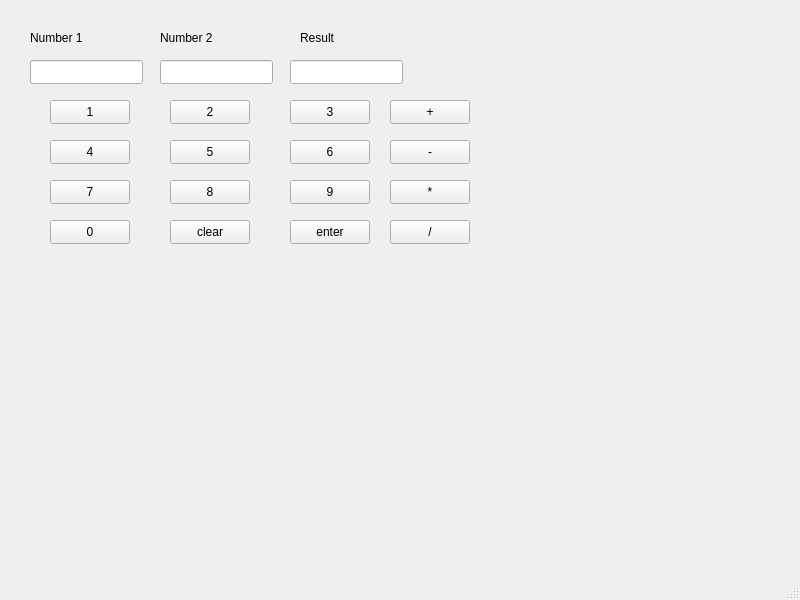
<?xml version="1.0" encoding="UTF-8"?>
<ui version="4.0">
 <class>MainWindow</class>
 <widget class="QMainWindow" name="MainWindow">
  <property name="geometry">
   <rect>
    <x>0</x>
    <y>0</y>
    <width>800</width>
    <height>600</height>
   </rect>
  </property>
  <property name="windowTitle">
   <string>MainWindow</string>
  </property>
  <widget class="QWidget" name="centralwidget">
   <widget class="QLabel" name="label">
    <property name="geometry">
     <rect>
      <x>30</x>
      <y>30</y>
      <width>61</width>
      <height>16</height>
     </rect>
    </property>
    <property name="text">
     <string>Number 1</string>
    </property>
   </widget>
   <widget class="QLabel" name="label_2">
    <property name="geometry">
     <rect>
      <x>160</x>
      <y>30</y>
      <width>61</width>
      <height>16</height>
     </rect>
    </property>
    <property name="text">
     <string>Number 2</string>
    </property>
   </widget>
   <widget class="QLabel" name="label_3">
    <property name="geometry">
     <rect>
      <x>300</x>
      <y>30</y>
      <width>71</width>
      <height>16</height>
     </rect>
    </property>
    <property name="text">
     <string>Result</string>
    </property>
   </widget>
   <widget class="QLineEdit" name="num1">
    <property name="geometry">
     <rect>
      <x>30</x>
      <y>60</y>
      <width>113</width>
      <height>24</height>
     </rect>
    </property>
   </widget>
   <widget class="QLineEdit" name="num2">
    <property name="geometry">
     <rect>
      <x>160</x>
      <y>60</y>
      <width>113</width>
      <height>24</height>
     </rect>
    </property>
   </widget>
   <widget class="QLineEdit" name="result">
    <property name="geometry">
     <rect>
      <x>290</x>
      <y>60</y>
      <width>113</width>
      <height>24</height>
     </rect>
    </property>
   </widget>
   <widget class="QPushButton" name="N1">
    <property name="geometry">
     <rect>
      <x>50</x>
      <y>100</y>
      <width>80</width>
      <height>24</height>
     </rect>
    </property>
    <property name="text">
     <string>1</string>
    </property>
   </widget>
   <widget class="QPushButton" name="N2">
    <property name="geometry">
     <rect>
      <x>170</x>
      <y>100</y>
      <width>80</width>
      <height>24</height>
     </rect>
    </property>
    <property name="text">
     <string>2</string>
    </property>
   </widget>
   <widget class="QPushButton" name="N3">
    <property name="geometry">
     <rect>
      <x>290</x>
      <y>100</y>
      <width>80</width>
      <height>24</height>
     </rect>
    </property>
    <property name="text">
     <string>3</string>
    </property>
   </widget>
   <widget class="QPushButton" name="N4">
    <property name="geometry">
     <rect>
      <x>50</x>
      <y>140</y>
      <width>80</width>
      <height>24</height>
     </rect>
    </property>
    <property name="text">
     <string>4</string>
    </property>
   </widget>
   <widget class="QPushButton" name="N5">
    <property name="geometry">
     <rect>
      <x>170</x>
      <y>140</y>
      <width>80</width>
      <height>24</height>
     </rect>
    </property>
    <property name="text">
     <string>5</string>
    </property>
   </widget>
   <widget class="QPushButton" name="N6">
    <property name="geometry">
     <rect>
      <x>290</x>
      <y>140</y>
      <width>80</width>
      <height>24</height>
     </rect>
    </property>
    <property name="text">
     <string>6</string>
    </property>
   </widget>
   <widget class="QPushButton" name="N7">
    <property name="geometry">
     <rect>
      <x>50</x>
      <y>180</y>
      <width>80</width>
      <height>24</height>
     </rect>
    </property>
    <property name="text">
     <string>7</string>
    </property>
   </widget>
   <widget class="QPushButton" name="N8">
    <property name="geometry">
     <rect>
      <x>170</x>
      <y>180</y>
      <width>80</width>
      <height>24</height>
     </rect>
    </property>
    <property name="text">
     <string>8</string>
    </property>
   </widget>
   <widget class="QPushButton" name="N9">
    <property name="geometry">
     <rect>
      <x>290</x>
      <y>180</y>
      <width>80</width>
      <height>24</height>
     </rect>
    </property>
    <property name="text">
     <string>9</string>
    </property>
   </widget>
   <widget class="QPushButton" name="N0">
    <property name="geometry">
     <rect>
      <x>50</x>
      <y>220</y>
      <width>80</width>
      <height>24</height>
     </rect>
    </property>
    <property name="text">
     <string>0</string>
    </property>
   </widget>
   <widget class="QPushButton" name="clear">
    <property name="geometry">
     <rect>
      <x>170</x>
      <y>220</y>
      <width>80</width>
      <height>24</height>
     </rect>
    </property>
    <property name="text">
     <string>clear</string>
    </property>
   </widget>
   <widget class="QPushButton" name="enter">
    <property name="geometry">
     <rect>
      <x>290</x>
      <y>220</y>
      <width>80</width>
      <height>24</height>
     </rect>
    </property>
    <property name="text">
     <string>enter</string>
    </property>
   </widget>
   <widget class="QPushButton" name="div">
    <property name="geometry">
     <rect>
      <x>390</x>
      <y>220</y>
      <width>80</width>
      <height>24</height>
     </rect>
    </property>
    <property name="text">
     <string>/</string>
    </property>
   </widget>
   <widget class="QPushButton" name="mul">
    <property name="geometry">
     <rect>
      <x>390</x>
      <y>180</y>
      <width>80</width>
      <height>24</height>
     </rect>
    </property>
    <property name="text">
     <string>*</string>
    </property>
   </widget>
   <widget class="QPushButton" name="subb">
    <property name="geometry">
     <rect>
      <x>390</x>
      <y>140</y>
      <width>80</width>
      <height>24</height>
     </rect>
    </property>
    <property name="text">
     <string>-</string>
    </property>
   </widget>
   <widget class="QPushButton" name="add">
    <property name="geometry">
     <rect>
      <x>390</x>
      <y>100</y>
      <width>80</width>
      <height>24</height>
     </rect>
    </property>
    <property name="text">
     <string>+</string>
    </property>
   </widget>
  </widget>
  <widget class="QMenuBar" name="menubar">
   <property name="geometry">
    <rect>
     <x>0</x>
     <y>0</y>
     <width>800</width>
     <height>21</height>
    </rect>
   </property>
  </widget>
  <widget class="QStatusBar" name="statusbar"/>
 </widget>
 <resources/>
 <connections/>
</ui>
